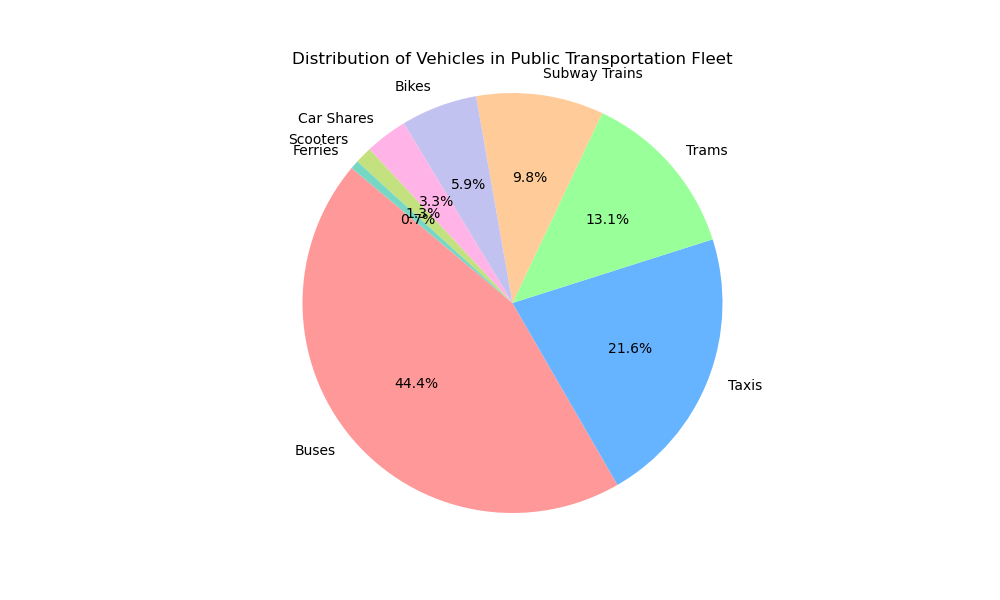

Reproduce this figure in Python.

import matplotlib.pyplot as plt

# Data to plot
labels = 'Buses', 'Taxis', 'Trams', 'Subway Trains', 'Bikes', 'Car Shares', 'Scooters', 'Ferries'
sizes = [340, 165, 100, 75, 45, 25, 10, 5]
colors = ['#ff9999','#66b3ff','#99ff99','#ffcc99','#c2c2f0','#ffb3e6', '#c4e17f', '#76d7c4']

# Change the size of the figure (width, height)
plt.figure(figsize=(10, 6))

# Plot
plt.pie(sizes, labels=labels, colors=colors, autopct='%1.1f%%', startangle=140)

plt.title('Distribution of Vehicles in Public Transportation Fleet')
plt.axis('equal')  # Equal aspect ratio ensures that pie is drawn as a circle.
plt.show()
